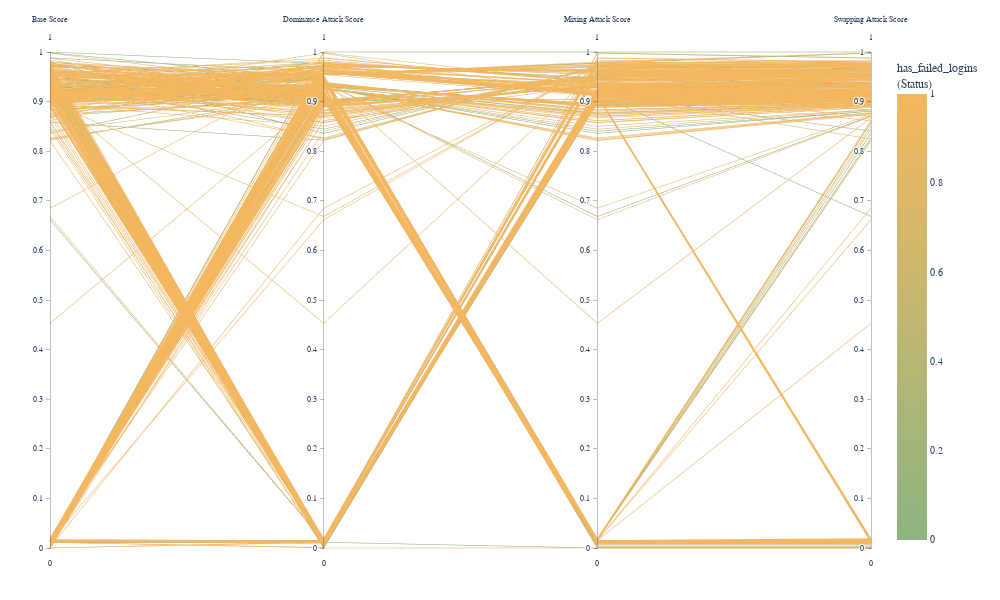

The notebook cell this image was saved under:
### Code cell
print("Generating score-based visualization...")
fig_scores = visualize_all_attack_scores_parallel_coords(
        x_test=x_test,
        base_model=model,
        protected_feature=protected_feature,
        superior_outcome_value=1,
        sample_size=500
    )
fig_scores.show()

### Figure 1 — Plotly figure (JSON) as saved in the notebook; plotly's stock layout.template omitted (floating-point values rounded to 4 significant figures; data arrays with more than 128 entries replaced by an {"elided": "..."} marker saying what was removed)
{"data": [{"dimensions": [{"label": "Base Score", "range": [0, 1], "values": {"elided": "500 float values"}}, {"label": "Dominance Attack Score", "range": [0, 1], "values": {"elided": "500 float values"}}, {"label": "Mixing Attack Score", "range": [0, 1], "values": {"elided": "500 float values"}}, {"label": "Swapping Attack Score", "range": [0, 1], "values": {"elided": "500 float values"}}], "line": {"cmax": 1, "cmin": 0, "color": {"elided": "500 int values"}, "colorbar": {"title": {"text": "has_failed_logins<br>(Status)"}}, "colorscale": [[0, "#8db581"], [1, "#f4b75e"]], "showscale": true}, "type": "parcoords"}], "layout": {"font": {"family": "Arial, sans-serif", "size": 10}, "height": 600, "hovermode": "closest", "margin": {"b": 50, "l": 50, "r": 50, "t": 50}, "paper_bgcolor": "white", "plot_bgcolor": "white", "width": 1000}}
